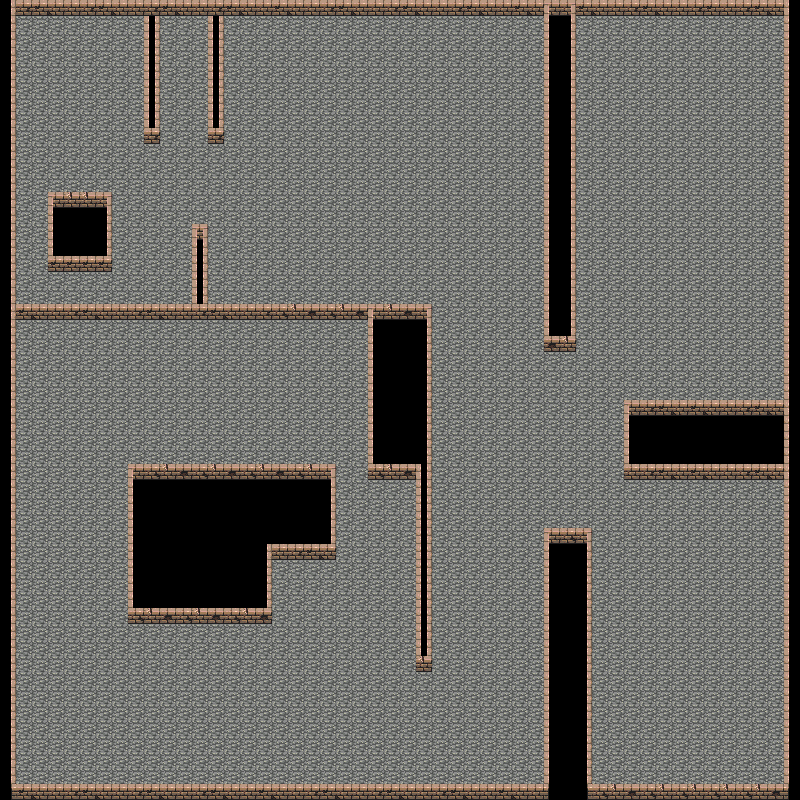

Below is a game level as drawn by its tile map, then a one-line description and the .tmx that defines it (tile-layer data replaced by summaries):
An orthogonal 50x50 tile map with 16x16 px tiles, 2 tile layers (Ground, Walls).

<map version="1.0" orientation="orthogonal" renderorder="right-down" width="50" height="50" tilewidth="16" tileheight="16" backgroundcolor="#000000" nextobjectid="1">
 <tileset firstgid="1" name="WallSet" tilewidth="16" tileheight="16">
  <image source="../../WallSet.png" width="64" height="64" />
 </tileset>
 <layer name="Ground" width="50" height="50">
  <data>[2500 cells, 2361 non-empty, 16 distinct tile ids]</data>
 </layer>
 <layer name="Walls" width="50" height="50">
  <data>[2500 cells, 0 non-empty, 0 distinct tile ids]</data>
 </layer>
</map>
